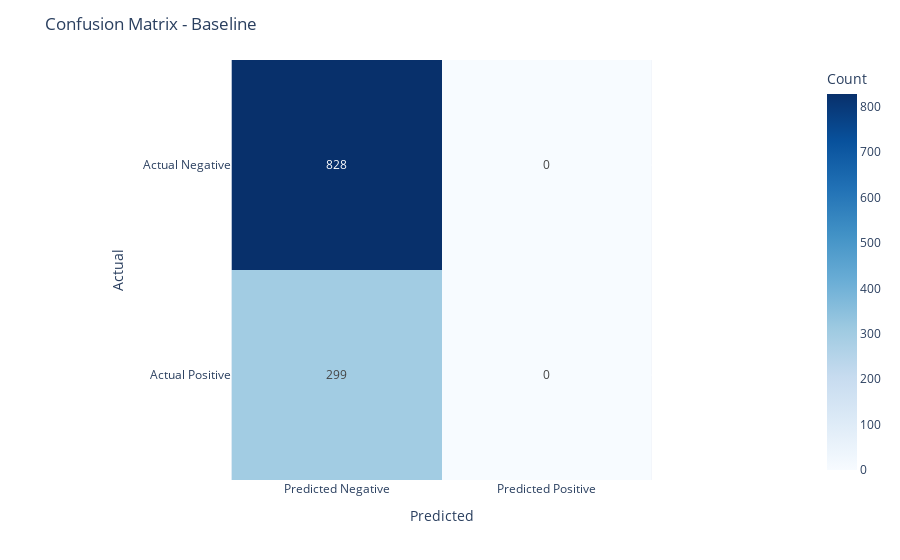

The cell this chart's notebook holds for it:
### Code cell
# Get the confusion matrix
cm = confusion_matrix(y_true, y_pred)
tn, fp, fn, tp = confusion_matrix(y_true, y_pred).ravel()
cm_df = pd.DataFrame(cm, columns=['Predicted Negative', 'Predicted Positive'], index=['Actual Negative', 'Actual Positive'])

fig = px.imshow(cm_df, labels=dict(x="Predicted", y="Actual", color="Count"),
                x=['Predicted Negative', 'Predicted Positive'],
                y=['Actual Negative', 'Actual Positive'],
                color_continuous_scale=px.colors.sequential.Blues,text_auto=True)

fig.update_traces(showscale=True) 
fig.update_layout(title='Confusion Matrix - Baseline')
fig.show()

### Figure 1 — Plotly figure (JSON) as saved in the notebook; plotly's stock layout.template omitted (floating-point values rounded to 4 significant figures)
{"data": [{"coloraxis": "coloraxis", "hovertemplate": "Predicted: %{x}<br>Actual: %{y}<br>Count: %{z}<extra></extra>", "name": "0", "showscale": true, "texttemplate": "%{z}", "type": "heatmap", "x": ["Predicted Negative", "Predicted Positive"], "xaxis": "x", "y": ["Actual Negative", "Actual Positive"], "yaxis": "y", "z": [[828, 0], [299, 0]]}], "layout": {"coloraxis": {"colorbar": {"title": {"text": "Count"}}, "colorscale": [[0, "rgb(247,251,255)"], [0.125, "rgb(222,235,247)"], [0.25, "rgb(198,219,239)"], [0.375, "rgb(158,202,225)"], [0.5, "rgb(107,174,214)"], [0.625, "rgb(66,146,198)"], [0.75, "rgb(33,113,181)"], [0.875, "rgb(8,81,156)"], [1, "rgb(8,48,107)"]]}, "margin": {"t": 60}, "title": {"text": "Confusion Matrix - Baseline"}, "xaxis": {"anchor": "y", "constrain": "domain", "domain": [0, 1], "scaleanchor": "y", "title": {"text": "Predicted"}}, "yaxis": {"anchor": "x", "autorange": "reversed", "constrain": "domain", "domain": [0, 1], "title": {"text": "Actual"}}}}
